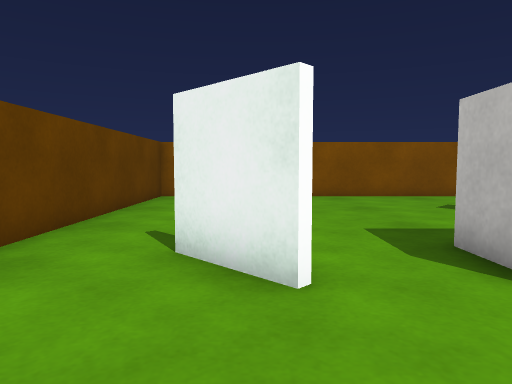
view 1 (above)

16 first-person views from a walk through a Unity game level. The camera is 0.55 m above the floor, tilts 4° down and sees 70° across. The floor is counted in squares, 0.5 m on a side. Each view is taken from the middle of a square. On the plan, view 1 faces up. The plan holds only what a view shows up to about 14 squares ahead; the rest is blank. Surface patterns are stand-ins for the level's own textures.

view 2
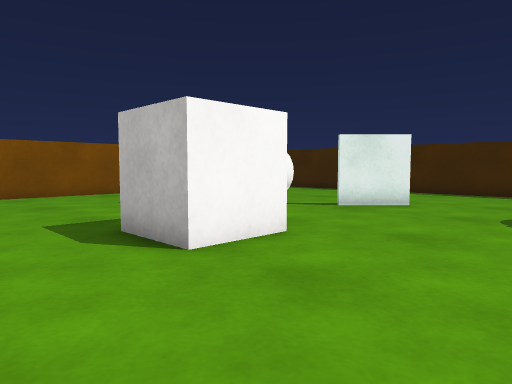

view 3
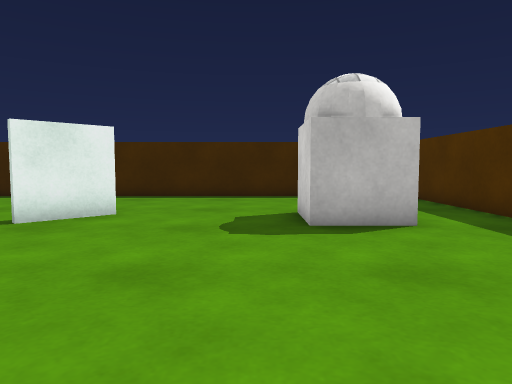

view 4
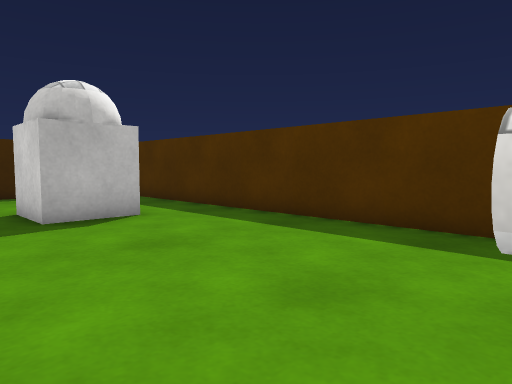

view 5
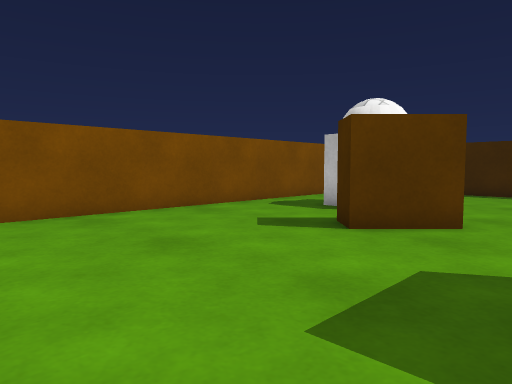

view 6
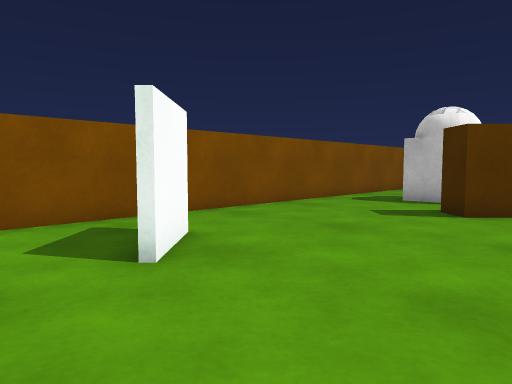

view 7
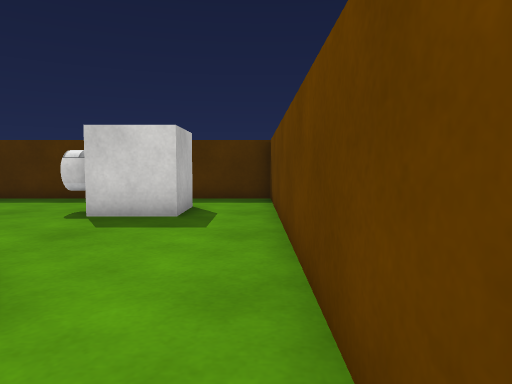

view 8
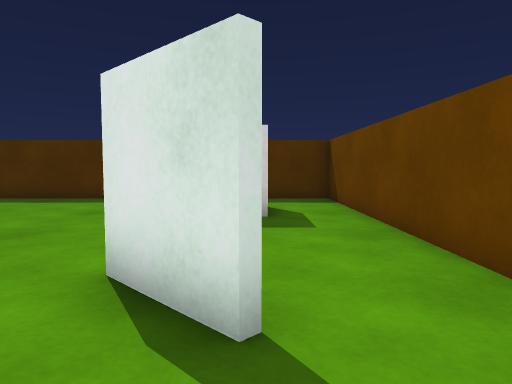

view 9
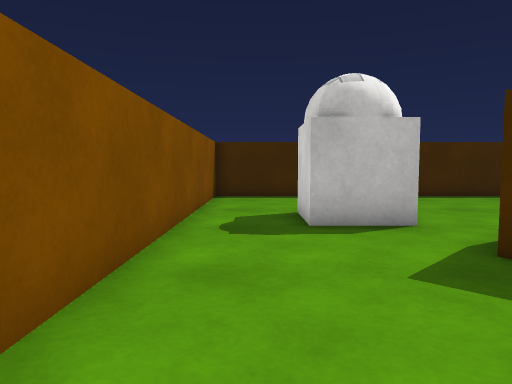

view 10
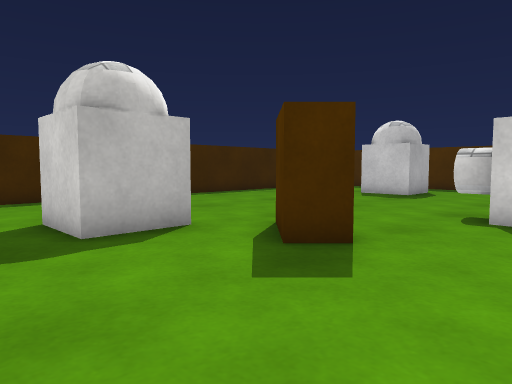

view 11
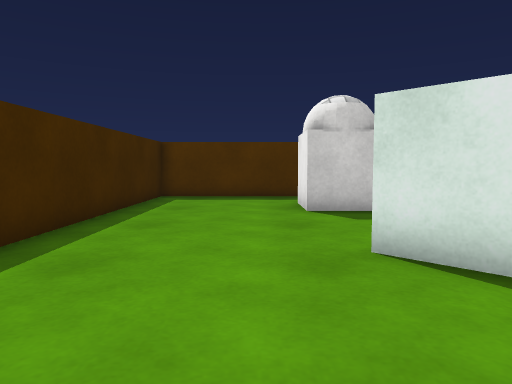

view 12
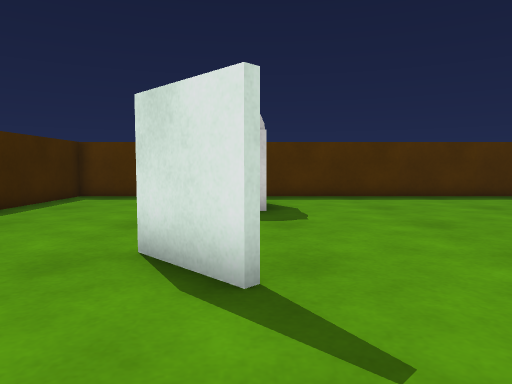

view 13
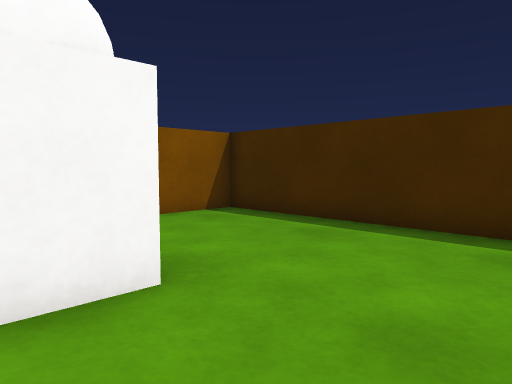

view 14
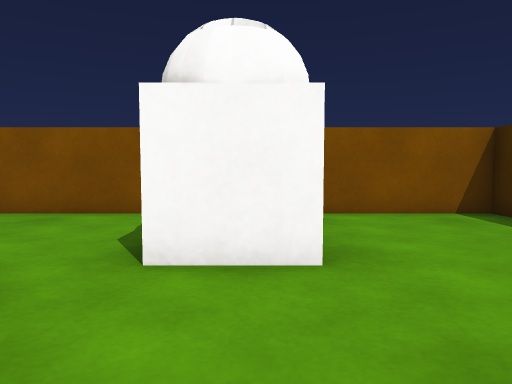

view 15
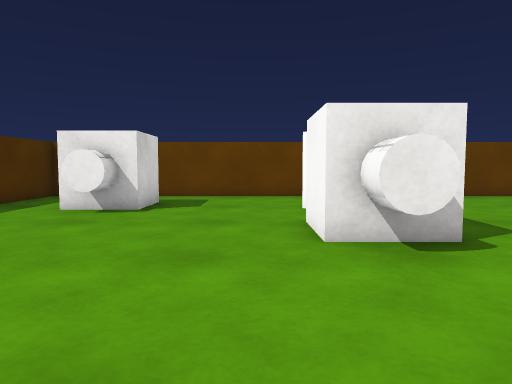

view 16
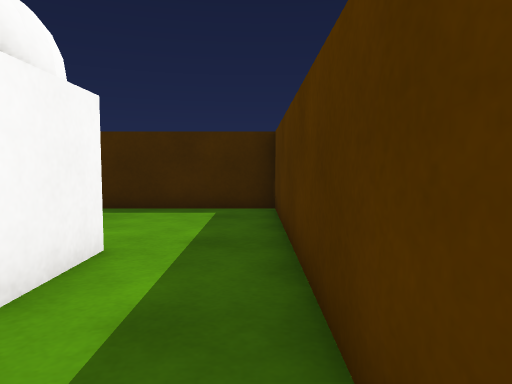

### Floor plan
Points are (right, up) in squares from view 1. A wall is a line through its corners. A room is listed if a view was taken in it or the views show most of it. See-through windows are left out.
Room 1 (views 1, 2, 3, 4, 5, 6, 7, 8, 9, 10, 11, 12, 13, 14, 15, 16)
walls: (9, 4.9) (10.5, 3.4); (7.2, 6.9) (5.7, 8.4) (6.4, 9.1) (7.9, 7.6); (10.5, 3.1) (8.9, 4.7); (0.4, 3.2) (-1.1, 4.7); (-0.9, 4.8) (0.6, 3.3); (0.6, 11.2) (-0.9, 9.7); (-3.5, -5.5) (15.5, -5.5) (15.5, 13.5) (-3.5, 13.5) (-3.5, -5.5)
objects: other object (1, -2); other object (5, 4); other object (9, -3) to (11, -1); other object (9, 9) to (11, 11)

Positions as (right, up) in squares from view 1, and headings:
1: (0, 0), facing up
2: (0, -1), facing up-right
3: (2, 0), facing right
4: (1, 1), facing down-right
5: (0, 5), facing up-right
6: (-3, 6), facing up-right
7: (-3, 7), facing down
8: (-1, 7), facing down
9: (2, 12), facing right
10: (3, 13), facing down-right
11: (12, 8), facing down
12: (9, 8), facing down
13: (9, 6), facing up-right
14: (10, 5), facing up
15: (10, 2), facing left
16: (6, -5), facing right
